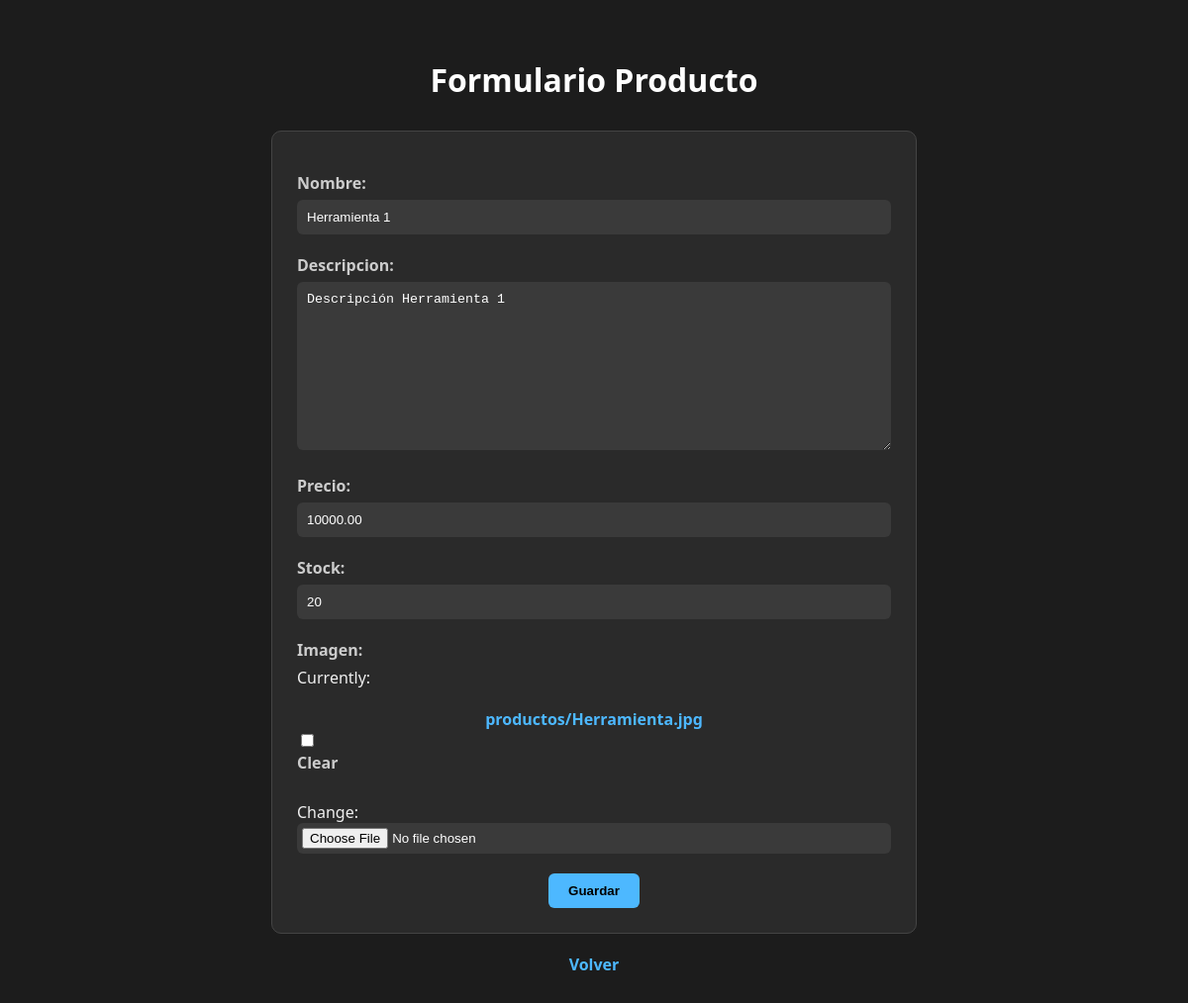
Page /api/catalogo/editar/8/ on the committed database.
### api_catalogo/models.py (models this page shows, shortened)
class Producto(models.Model):
    nombre = models.CharField(max_length=100)
    descripcion = models.TextField()
    precio = models.DecimalField(max_digits=10, decimal_places=2)
    stock = models.PositiveIntegerField()
    imagen = models.ImageField(upload_to='productos/', null=True, blank=True)

### api_catalogo/views.py (the view)
# urls.py: path('editar/<int:pk>/', views.editar_producto, name='editar_producto'),
def editar_producto(request, pk):
    producto = get_object_or_404(Producto, pk=pk)
    if request.method == 'POST':
        form = ProductoForm(request.POST, request.FILES, instance=producto)
        if form.is_valid():
            form.save()
            return redirect('lista_productos')
    else:
        form = ProductoForm(instance=producto)
    return render(request, 'api_catalogo/formulario.html', {'form': form})

### api_catalogo/forms.py
class ProductoForm(forms.ModelForm):
    class Meta:
        model = Producto
        fields = '__all__'

### api_catalogo/templates/api_catalogo/formulario.html (shortened to what this page needs)
{% load static %}
<!DOCTYPE html>
<html lang="es">
<head>
  <link rel="stylesheet" href="{% static 'api_catalogo/css/formulario.css' %}">
</head>
<body>
  <h1>Formulario Producto</h1>
  <form method="post" enctype="multipart/form-data">
    {{ form.as_p }}
    <button type="submit">Guardar</button>
  </form>
  <a href="{% url 'lista_productos' %}">Volver</a>
</body>
</html>

### api_catalogo/static/api_catalogo/css/formulario.css (style rules this page uses)
body { background-color: #1c1c1c; color: #f0f0f0; font-family: 'Segoe UI', Tahoma, Geneva, Verdana, sans-serif; padding: 30px; }
h1 { text-align: center; margin-bottom: 30px; color: #ffffff; }
form { max-width: 600px; margin: 0 auto; background-color: #2a2a2a; padding: 25px; border-radius: 10px; border: 1px solid #444; }
form p { margin-bottom: 20px; }
label { display: block; margin-bottom: 6px; font-weight: bold; color: #ccc; }
input[type="text"], input[type="number"], input[type="file"], textarea, select { width: 100%; padding: 10px; border-radius: 6px; border: none; background-color: #3a3a3a; color: #fff; box-sizing: border-box; }
input[type="file"] { padding: 5px; }
button[type="submit"] { display: block; margin: 20px auto 0 auto; padding: 10px 20px; background-color: #4db8ff; color: #000; border: none; border-radius: 6px; font-weight: bold; cursor: pointer; }
a { display: block; text-align: center; margin-top: 20px; color: #4db8ff; text-decoration: none; font-weight: bold; }

### rows in the picture
Producto: nombre "Herramienta 1", descripcion "Descripción Herramienta 1", precio "10000.00", stock "20"
